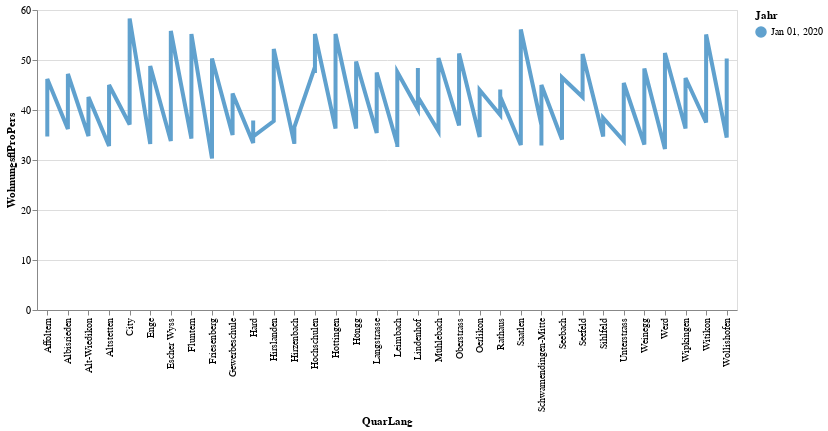

The cell this chart's notebook holds for it:
### Code cell
# df_statzonen = df_statzonen[(df_statzonen.knr>0) & (df_statzonen.qname!="Hirslanden")]
#aktuellesJahr[[aktuellesJahr.KreisSort =7]])
highlight = alt.selection(type='single', on='mouseover',
                          fields=['Jahr'], nearest=True)
#x='date:StichtagDatJahr',
base = alt.Chart(mySelection).encode(
    x='QuarLang',
    y='WohnungsflProPers',
    color='Jahr'
)

points = base.mark_circle().encode(
    opacity=alt.value(0)
).add_selection(
    highlight
).properties(
    width=700 , height=300
)
lines = base.mark_line().encode(
    size=alt.condition(~highlight, alt.value(1.5), alt.value(4))
).interactive()

points + lines

### Figure 1 — Vega-Lite specification as saved in the notebook (floating-point values rounded to 4 significant figures; data arrays with more than 128 entries replaced by an {"elided": "..."} marker saying what was removed)
{"config": {"view": {"continuousWidth": 400, "continuousHeight": 300}}, "layer": [{"mark": "circle", "encoding": {"color": {"type": "temporal", "field": "Jahr"}, "opacity": {"value": 0}, "x": {"type": "nominal", "field": "QuarLang"}, "y": {"type": "quantitative", "field": "WohnungsflProPers"}}, "height": 300, "selection": {"selector001": {"type": "single", "on": "mouseover", "fields": ["Jahr"], "nearest": true}}, "width": 700}, {"mark": "line", "encoding": {"color": {"type": "temporal", "field": "Jahr"}, "size": {"condition": {"value": 1.5, "selection": {"not": "selector001"}}, "value": 4}, "x": {"type": "nominal", "field": "QuarLang"}, "y": {"type": "quantitative", "field": "WohnungsflProPers"}}, "selection": {"selector002": {"type": "interval", "bind": "scales", "encodings": ["x", "y"]}}}], "data": {"name": "data-e6482cd8d122602142d0010bc154fad4"}, "$schema": "https://vega.github.io/schema/vega-lite/v4.8.1.json", "datasets": {"data-e6482cd8d122602142d0010bc154fad4": {"elided": "136 records"}}}
